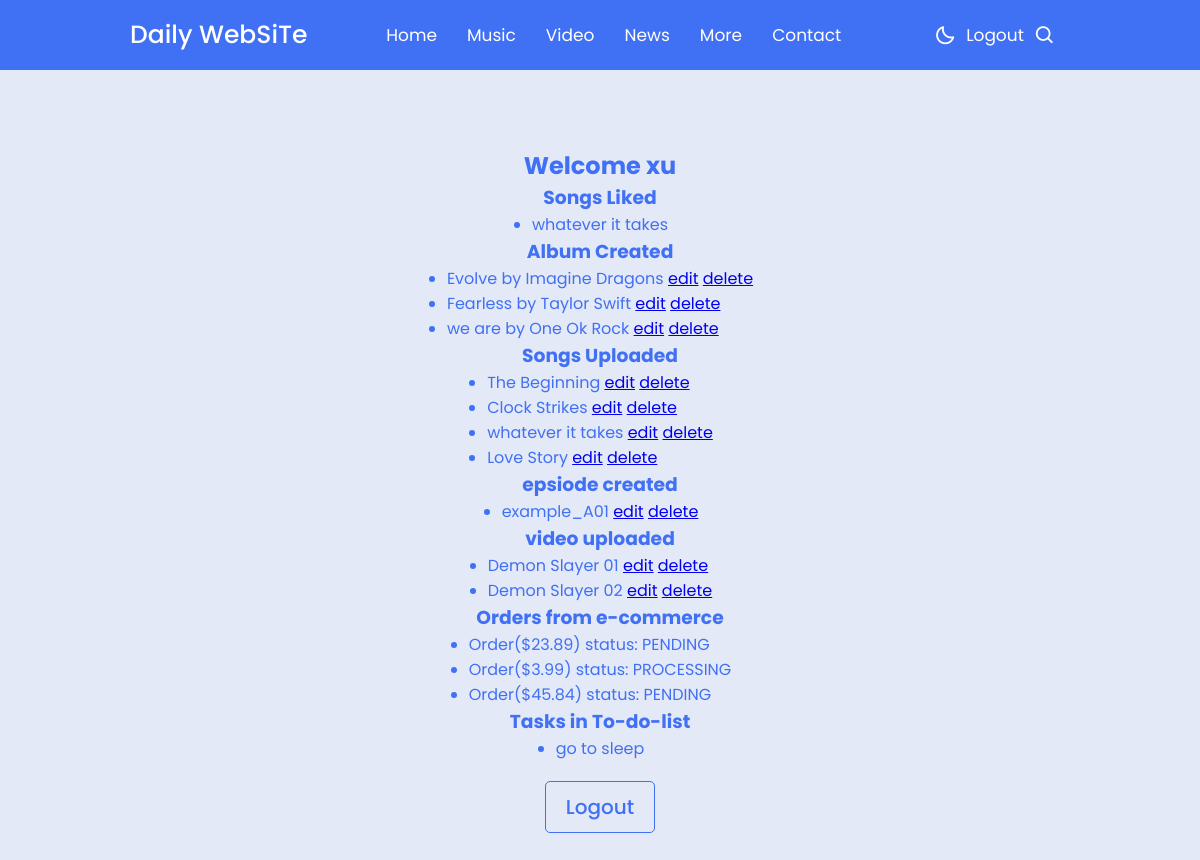
The page /user/1 on the database as committed earlier.
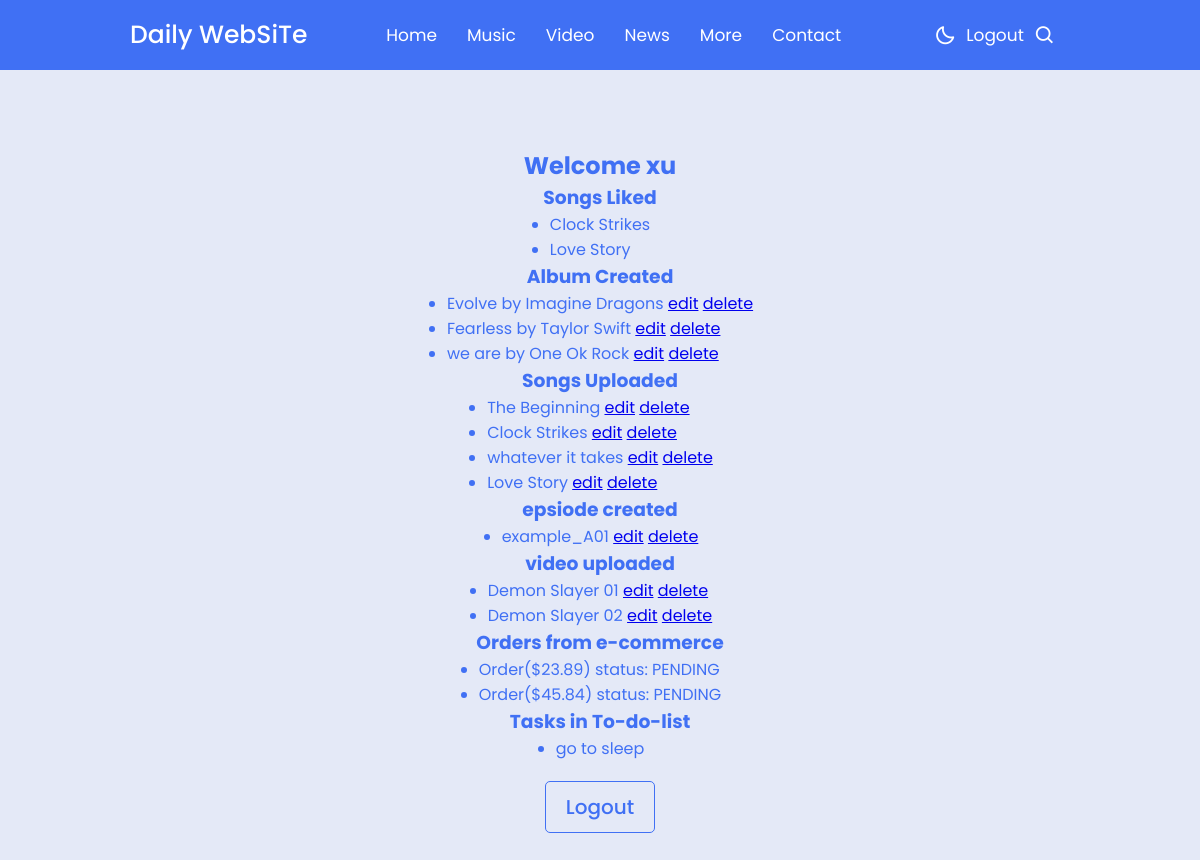
The same page on the database as committed later.
### MyApp/models.py (models this page shows, shortened)
class Like(models.Model):
    Song = models.ForeignKey(Song, on_delete=models.CASCADE)
    user = models.ForeignKey(User, on_delete=models.CASCADE)
    is_private = models.BooleanField(default=True)

class Song(models.Model):
    title = models.CharField(max_length=100)
    artist = models.CharField(max_length=100)
    file = models.FileField(upload_to='songs/')
    cover = models.ImageField(upload_to='Song_covers/', default='Song_cover/default.jpg')
    uploader = models.ForeignKey(User, on_delete=models.CASCADE)
    albums = models.ManyToManyField(Album, related_name='songs', blank=True)
    likes = models.ManyToManyField(User, through='Like', related_name='liked_songs')
    def __str__(self):
        return self.title

class Album(models.Model):
    artist = models.CharField(max_length=250)
    album_title = models.CharField(max_length=500)
    A_cover = models.ImageField(upload_to='Song_covers/', default='Song_cover/default.jpg')
    uploader = models.ForeignKey(User, on_delete=models.CASCADE,default='1')
    class Meta:
        ordering = ['album_title']

class Episode(models.Model):
    ANIME = 'Anime'
    TV_SERIES = 'TV Series'
    MOVIES = 'Movies'
    DOCUMENTARIES = 'Documentaries'
    CATEGORY_CHOICES = (
        (ANIME, 'Anime'),
        (TV_SERIES, 'TV Series'),
        (MOVIES, 'Movies'),
        (DOCUMENTARIES, 'Documentaries'),
    )
    title = models.CharField(max_length=500)
    cover = models.ImageField(upload_to='episode_covers/', default='episode_covers/default.jpg')
    uploader = models.ForeignKey(User, on_delete=models.CASCADE, default=1)
    description = models.TextField(blank=True)
    updated_at = models.DateTimeField(auto_now=True)
    category = models.CharField(max_length=20, choices=CATEGORY_CHOICES, default=MOVIES)
    class Meta:
        ordering = ['title']

class Video(models.Model):
    title = models.CharField(max_length=100)
    file = models.FileField(upload_to='videos/')
    uploader = models.ForeignKey(User, on_delete=models.CASCADE)
    episode = models.ManyToManyField(Episode, related_name='videos', blank=True)
    updated_at = models.DateTimeField(auto_now=True)
    episode_number = models.PositiveSmallIntegerField(default=1)
    class Meta:
        ordering = ['episode_number']

### ecommerce/models.py (models this page shows)
class Order(models.Model):
    STATUS_CHOICES = [
        ('PENDING', 'Pending'),
        ('PROCESSING', 'Processing'),
        ('SHIPPED', 'Shipped'),
        ('DELIVERED', 'Delivered'),
        ('CANCELLED', 'Cancelled'),
    ]
    user = models.ForeignKey(User, on_delete=models.CASCADE)
    customer_name = models.CharField(max_length=255)
    customer_email = models.EmailField()
    shipping_address = models.CharField(max_length=255)
    billing_address = models.CharField(max_length=255)
    total_price = models.DecimalField(max_digits=10, decimal_places=2)
    created_at = models.DateTimeField(auto_now_add=True)
    updated_at = models.DateTimeField(auto_now=True)
    status = models.CharField(max_length=255, choices=STATUS_CHOICES, default='PENDING')

### To_Do_List/models.py (models this page shows)
class Task(models.Model):
    user = models.ForeignKey(User,on_delete=models.CASCADE, null=True, blank=True)
    title = models.CharField(max_length=200)
    description = models.TextField(null=True, blank=True)
    complete= models.BooleanField(default=False)
    created= models.DateTimeField(auto_now_add=True)
    def __str__(self):
        return self.title
    class Meta:
        ordering = ['complete', 'created']

### MyApp/views.py (the view)
# urls.py: path('user/<int:user_id>',views.user,name='user'),
def user(request, user_id):
    user = User.objects.get(id=user_id)
    albums = Album.objects.filter(uploader=user_id)
    songs = Song.objects.filter(uploader=user_id)
    likes = Like.objects.filter(user=user_id)
    episodes = Episode.objects.filter(uploader=user)
    videos = Video.objects.filter(uploader=user)
    orders = Order.objects.filter(user=user_id)
    tasks = Task.objects.filter(user=user_id, complete=False)
    return render(request, 'user.html', {'user': user, 'albums': albums, 'songs': songs,
                                         'likes': likes, 'episodes': episodes, 'videos': videos,
                                         'orders': orders,'tasks': tasks})

### temp/user.html (shortened to what the changed rows need)
{% load static %}
<!DOCTYPE html>
<html lang="en">
<head>
    <link rel="stylesheet" href="{% static 'style.css' %}">
    <link rel="stylesheet" href="{% static 'swiper-bundle.min.css' %}" />
    <link rel="stylesheet" href="{% static 'index_front_page/Hstyle.css' %}" />
    <link href='https://unpkg.com/boxicons@2.1.1/css/boxicons.min.css' rel='stylesheet'>
</head>
<body>
    <section class="S1" style="margin-top: 90px;">
        <div class="TXT1">
            <h1>Welcome {{ user.username }}</h1>
            {% if likes.all %}
                <ul>
                    {% for like in likes.all %}
                        <li>{{ like.Song }}</li>
                    {% endfor %}
                </ul>
            {% else %}
                <p>No liked songs</p>
            {% endif %}
            {% if albums.all %}
                <ul>
                    {% for album in  albums %}
                <li>{{ album.album_title }} by {{ album.artist }}      <a href="{% url 'MyApp:album_edit' album.id %}">edit</a>    <a href="{% url 'MyApp:album_delete' album.id %}">delete</a></li>
                {% endfor %}
            </ul>
            {% else %}
            <p>No albums found</p>
            {% endif %}
            {% if songs.all %}
                <ul>
                    {% for song in songs.all %}
                        <li>{{ song.title }}    <a href="{% url 'MyApp:song_edit' song.id %}">edit</a>   <a href="{% url 'MyApp:song_delete' song.id %}">delete</a></li>
                    {% endfor %}
                </ul>
            {% else %}
                <p>No uploaded songs</p>
            {% endif %}
            {% if episodes.all %}
                <ul>
                    {% for episode in episodes.all %}
                        <li>{{ episode.title }}    <a href="{% url 'MyApp:episode_edit' episode.id %}">edit</a>   <a href="{% url 'MyApp:episode_delete' episode.id %}">delete</a></li>
                    {% endfor %}
                </ul>
            {% else %}
                <p>No created episodes</p>
            {% endif %}
            {% if videos.all %}
                <ul>
                    {% for video in videos.all %}
                        <li>{{ video.title }}    <a href="{% url 'MyApp:video_edit' video.id %}">edit</a>   <a href="{% url 'MyApp:video_delete' video.id %}">delete</a></li>
                    {% endfor %}
                </ul>
            {% else %}
                <p>No uploaded videos</p>
            {% endif %}
            {% if orders.all %}
                <ul>
                    {% for order in orders.all %}
                        {% if order.status != 'CANCELLED' and order.status != 'DELIVERED' %}
                            <li>Order(${{ order.total_price }}) status: {{ order.status }}</li>
                        {% endif %}
                    {% endfor %}
                </ul>
            {% else %}
                <p>No orders</p>
            {% endif %}
            {% if tasks.all %}
                <ul>
                    {% for task in tasks %}
                        <li>{{task}}</li>
                    {% endfor %}
                </ul>
            {% else %}
                <p>No task</p>
            {% endif %}
        </div>
    </section>
</body>
</html>

Rows that differ between the two databases and show on the page:
removed Like: Song "whatever it takes"
no longer on this page (row edited): Order: total_price "3.99", status "PROCESSING"
added Like: Song "Clock Strikes"
added Like: Song "Love Story"
